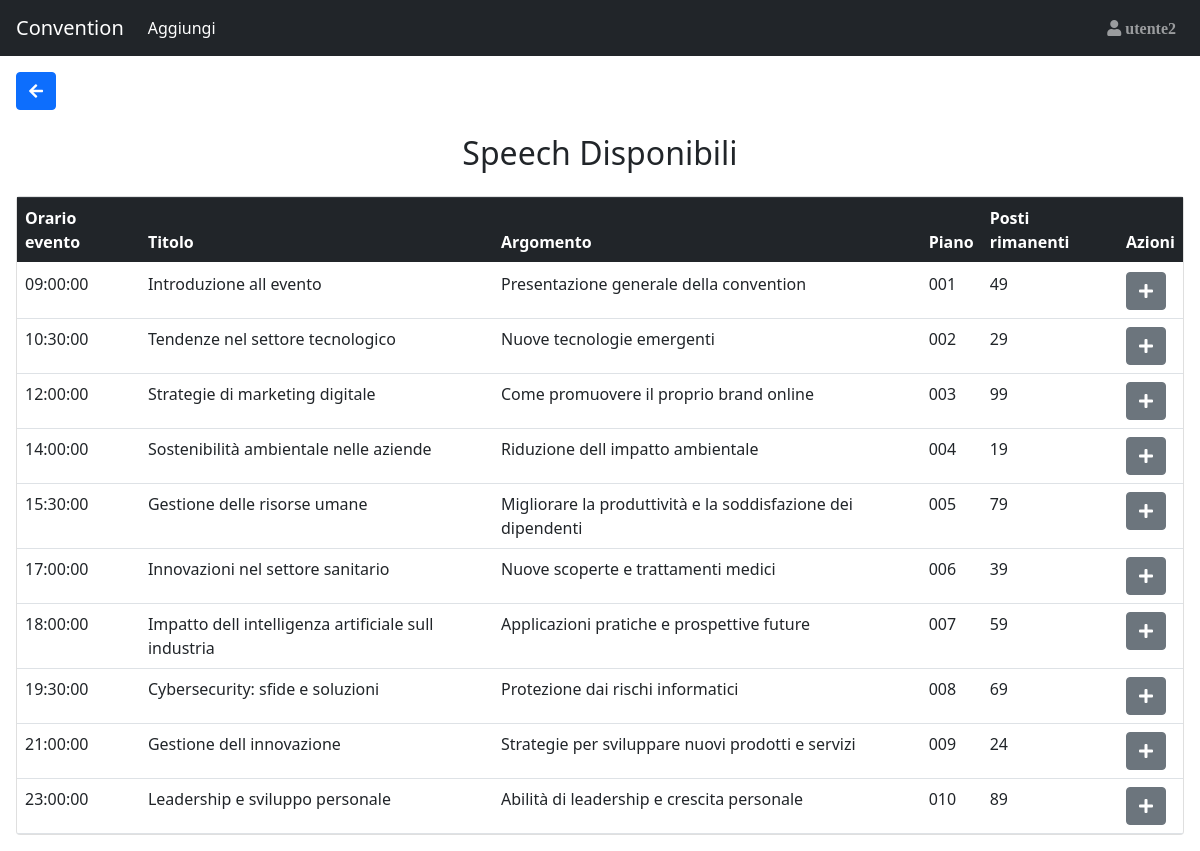
The page /Sito_convention/AggiungiSpeech.php (signed in) on the database its author committed.
### tables this page shows
CREATE TABLE IF NOT EXISTS User(
    Id_user INT(3) NOT NULL AUTO_INCREMENT,
    Mail VARCHAR(30) NULL,
    Password_user CHAR(64) NULL,
    IDPart_fk INT(3) NULL,
    IDRel_fk INT(3) NULL,
    FOREIGN KEY(IDRel_fk) REFERENCES Relatore(IDRel) ON DELETE CASCADE,
    FOREIGN KEY(IDPart_fk) REFERENCES Partecipante(IDPart) ON DELETE CASCADE,
    PRIMARY KEY(Id_user)
);

CREATE TABLE IF NOT EXISTS Speech(
    IDSpeech INT(3) NOT NULL AUTO_INCREMENT,
    Titolo VARCHAR(100) NULL,
    Argomento VARCHAR(100) NULL,
    PRIMARY KEY(IDSpeech)
);

CREATE TABLE IF NOT EXISTS Piano(
    Numero CHAR(3) NOT NULL,
    PRIMARY KEY(Numero)
);

### Sito_convention/utilitis.php (called while the page is built, shortened)
<?php
    function Controllo_Utente(){
        if (Database::connect()){
            $queryTab= "SELECT Mail FROM User WHERE id_user = ?";
            $parametri=["i",$_SESSION['idUser']];
            if($risultatoUser=Database::executeQuery($queryTab,$parametri,true)){
                if (($risultatoUser->num_rows) == 1){
                    return true;
                }
                else{
                    header("Location: ./destroyer_session.php?call=noexistsnomore".$_SESSION['idUser']);
                    exit;
                }
            }else{
                header("Location: ./destroyer_session.php?call=error internal");
                exit;
            }
        }
    }
    function is_NOTAnonymus() {
        if(isset($_SESSION["idUser"])){
            return true;
        }
        else{
            return false;
        }
    };
?>

### Sito_convention/Database.php (called while the page is built, shortened)
<?php
    class Database {
        private static $host = "localhost";
        private static $username = "root";
        private static $password = "";
        private static $database = "Convention";
        private static $connection;
        public static function connect() {
            self::$connection = new mysqli(self::$host, self::$username, self::$password, self::$database);
            return true;
        }
        public static function executeQueryNormal($query) {
            $result = self::$connection->query($query);
            return $result;
        }
        public static function executeQuery($query,$parametri,$flag) {
            $stmt = self::$connection->prepare($query);
		    $stmt->bind_param(...$parametri);
            $result2=$stmt->execute();
            $result = $stmt->get_result();
            if ($flag){
                return $result;
            }else{
                return $result2;
            }
        }
    }
?>

### Sito_convention/AggiungiSpeech.php (the view, shortened to what this page needs)
<!DOCTYPE html>
<html lang="en">
<head>
</head>
<body>
    <?php
            include "Database.php";
            include "utilitis.php";
            $where="Aggiungi";
            $returnto1="index.php";
            $returnto2="AggiungiSpeech.php";
            include_once("navbar.php");
    ?>
    <div class="container-fluid p-3">
        <?php
                echo "<a href='index.php'><button class='btn  btn-primary mb-2'><i class='fas fa-arrow-left'></i></button></a>";
                if(Controllo_Utente()){
                    if (Database::connect()){
                        $queryTab= "SELECT DISTINCT FasciaOraria,Titolo,Argomento,IDSpeech,NpostiSala,Numero,PostiRimasti FROM Sceglie,Programma,Speech,Sala,Piano,PostiRimastiPerFasciaOraria WHERE Sceglie.IDProgramma_fk = Programma.IDProgramma AND Speech.IDSpeech = Programma.IDSpeech_fk AND Programma.NomeSala_fk = Sala.NomeSala AND Sala.Numero_fk = Piano.Numero AND Sala.NomeSala = PostiRimastiPerFasciaOraria.NomeSalaView";
                        if($risultatoSpeech=Database::executeQueryNormal($queryTab)){
                            if (!($risultatoSpeech->num_rows) == 0){
                                $htmlmio=<<<XYZ
                                <div class="row">
                                    <div class="col">
                                        <h2 class='card-title p-2 text-center p-3'>Speech Disponibili</h2>
                                    </div>
                                </div>
                                <div class="card">
                                    <table class='table mb-0'>
                                        <thead class="thead-dark">
                                            <tr>
                                                <th>Orario evento</th>
                                                <th>Titolo</th>
                                                <th>Argomento</th>
                                                <th>Piano</th>
                                                <th>Posti rimanenti</th>
                                                <th>Azioni</th>
                                            </tr>
                                        </thead>
                                        <tbody>
                                XYZ;
                                echo $htmlmio;
                                while($Risposta_speech=mysqli_fetch_array($risultatoSpeech)) {
                                    echo "<tr>";
                                        echo "<td>" . $Risposta_speech["FasciaOraria"] . "</td>";
                                        echo "<td>" . $Risposta_speech["Titolo"] . "</td>";
                                        echo "<td>" . $Risposta_speech["Argomento"] . "</td>";
                                        echo "<td>" . $Risposta_speech["Numero"] . "</td>";
                                        echo "<td>" .$Risposta_speech["PostiRimasti"]. "</td>";
                                        if ($Risposta_speech["PostiRimasti"] > 0){
                                            echo "<td><form action='Aggiungi.php' method='POST'><input type='hidden' name='IdPart' value=".$_SESSION['idPart']." /><input type='hidden' name='QualeSpeech' value=".$Risposta_speech["IDSpeech"]." /><button title='Iscriviti' type='submit' class='btn btn-secondary'><i class='fas fa-plus'></i></button></form></td>";
                                        }else{
                                            echo "<td><button type='submit' class='btn btn-secondary' title='Iscriviti' disabled><i class='fas fa-plus'></i></button></td>";
                                        }
                                    echo "<tr>";
                                }
                            }
                            else{
                                Database::disconnect();
                                echo "<br>Non esiste nessuno speech in giornata";
                            }
                        }
                    }
                }
                else{
                    Database::disconnect();
                    header("Location: ./destroyer_session.php");
                    exit;
                }
        ?>
    </div>
</body>
</html>

### Sito_convention/navbar.php (shortened to what this page needs)
<nav class="navbar navbar-expand-md bg-dark navbar-dark sticky-top">
    <a class="navbar-brand" href=<?php echo $returnto1;?>>Convention</a>
    <div id="navb" class="navbar-collapse collapse hide">
        <ul class="navbar-nav">
        <li class="nav-item active">
            <a class="nav-link" href=<?php echo $returnto2;?>><?php echo $where; ?></a>
        </li>
        </ul>
        <?php
            include_once("dependences.php");
            if(is_NOTAnonymus()){
                if (Database::connect()){
                    $queryTab= "SELECT Mail FROM User WHERE id_user = ?";
                    $parametri=["i",$_SESSION['idUser']];
                    if($risultatoUser=Database::executeQuery($queryTab,$parametri,true)){
                        if (($risultatoUser->num_rows) == 1){
                            $Risposta_user=$risultatoUser->fetch_assoc();
                            $nome = strtok($Risposta_user['Mail'], '@');
                            $htmlmio = <<<XYZ
                            <ul class="nav navbar-nav ml-auto dropleft">
                                <div class="dropdown">
                                <div class="dropdown-menu" aria-labelledby="dropdownMenuButton">
                                <a class="dropdown-item" href="information.php?nameuser=$nome"><i class="fas fa-info-circle"></i> Info Account</a>
                                <a class="dropdown-item" href="destroyer_session.php"><span class="fas fa-sign-in-alt"></span> Logout</a>
                                </div>
                            </div>
                                <a type="button" id="dropdownMenuButton" data-toggle="dropdown" aria-haspopup="true" aria-expanded="false" class="nav-link" href="#"><span class="fas fa-user"> {$nome} </span></a>
                                </div>
                            </li>
                            </ul>
                            XYZ;
                            echo $htmlmio;
                        }
                        else{
                            header("Location: ./destroyer_session.php?call=controllo utente 2 header");
                            exit;
                        }
                    }
                }
            }
        ?>
</nav>

### rows shown on the page
user: Mail "utente2"
speech: FasciaOraria "09:00:00", Titolo "Introduzione all evento", Argomento "Presentazione generale della convention", piano.Numero "001", PostiRimasti "49"
speech: FasciaOraria "10:30:00", Titolo "Tendenze nel settore tecnologico", Argomento "Nuove tecnologie emergenti", piano.Numero "002", PostiRimasti "29"
speech: FasciaOraria "12:00:00", Titolo "Strategie di marketing digitale", Argomento "Come promuovere il proprio brand online", piano.Numero "003", PostiRimasti "99"
speech: FasciaOraria "14:00:00", Titolo "Sostenibilità ambientale nelle aziende", Argomento "Riduzione dell impatto ambientale", piano.Numero "004", PostiRimasti "19"
speech: FasciaOraria "15:30:00", Titolo "Gestione delle risorse umane", Argomento "Migliorare la produttività e la soddisfazione dei dipendenti", piano.Numero "005", PostiRimasti "79"
speech: FasciaOraria "17:00:00", Titolo "Innovazioni nel settore sanitario", Argomento "Nuove scoperte e trattamenti medici", piano.Numero "006", PostiRimasti "39"
speech: FasciaOraria "18:00:00", Titolo "Impatto dell intelligenza artificiale sull industria", Argomento "Applicazioni pratiche e prospettive future", piano.Numero "007", PostiRimasti "59"
speech: FasciaOraria "19:30:00", Titolo "Cybersecurity: sfide e soluzioni", Argomento "Protezione dai rischi informatici", piano.Numero "008", PostiRimasti "69"
speech: FasciaOraria "21:00:00", Titolo "Gestione dell innovazione", Argomento "Strategie per sviluppare nuovi prodotti e servizi", piano.Numero "009", PostiRimasti "24"
speech: FasciaOraria "23:00:00", Titolo "Leadership e sviluppo personale", Argomento "Abilità di leadership e crescita personale", piano.Numero "010", PostiRimasti "89"

### other values the page prints
$where "Aggiungi"
